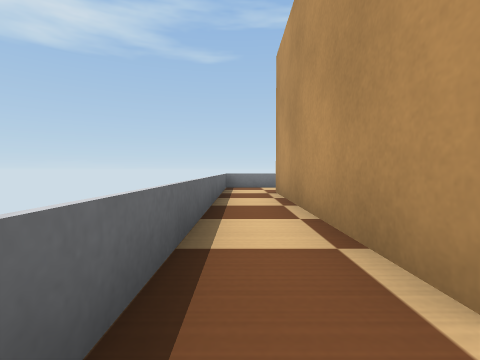
[1] (above)

20 first-person views from a walk through a Webots world. The camera is 0.12 m above the floor, tilts 2° down and sees 85° across. The floor is counted in squares, 0.2 m on a side. Each view is taken from the middle of a square. On the plan, view 1 faces up. The plan holds only what a view shows up to about 9 squares ahead; the rest is blank. Robots are left out. Webots' stock objects and surfaces are drawn as simple stand-ins.

[2]
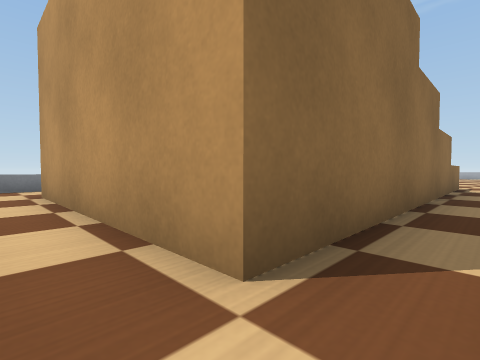

[3]
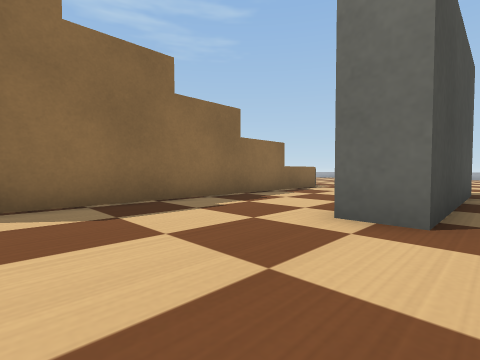

[4]
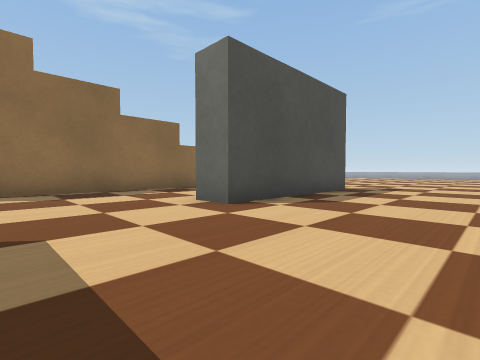

[5]
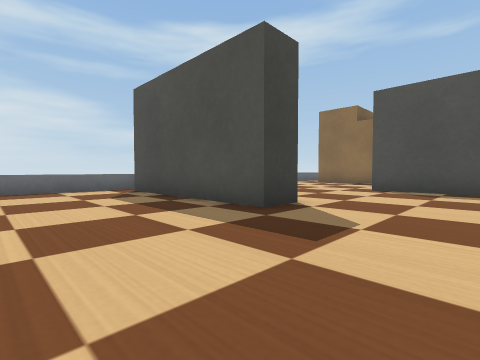

[6]
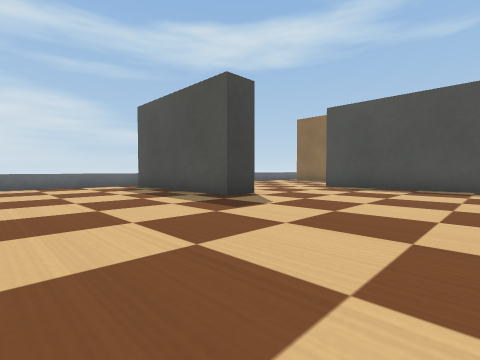

[7]
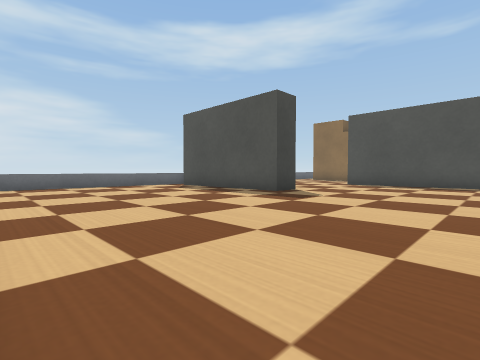

[8]
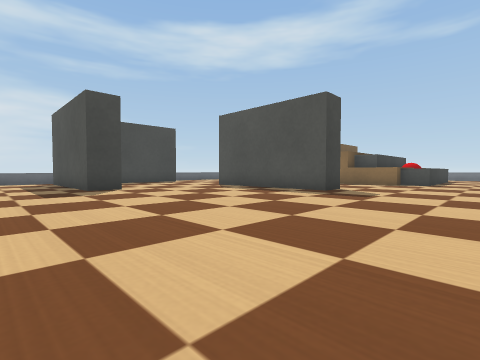

[9]
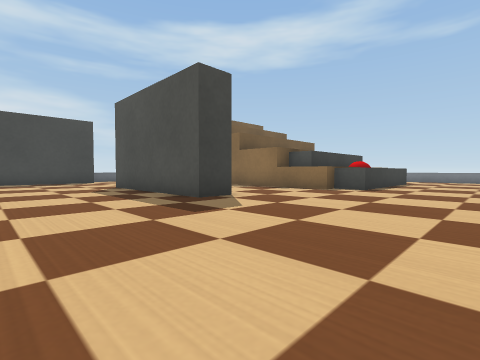

[10]
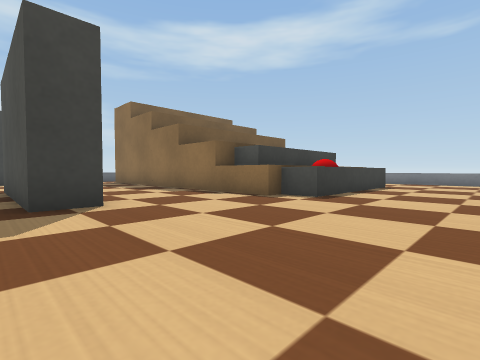

[11]
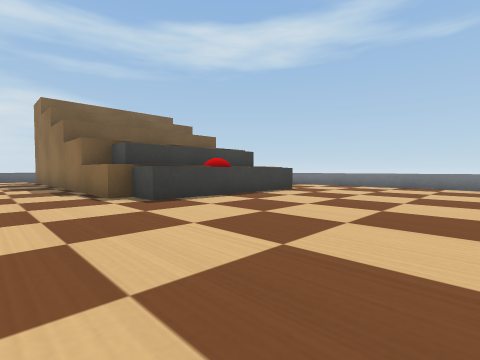

[12]
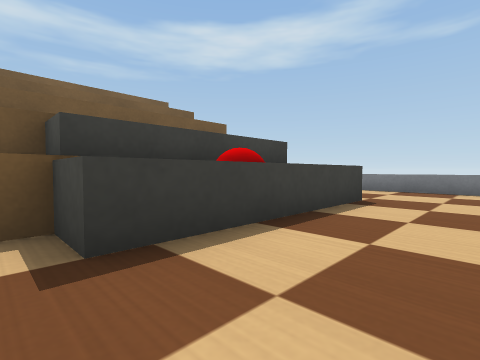

[13]
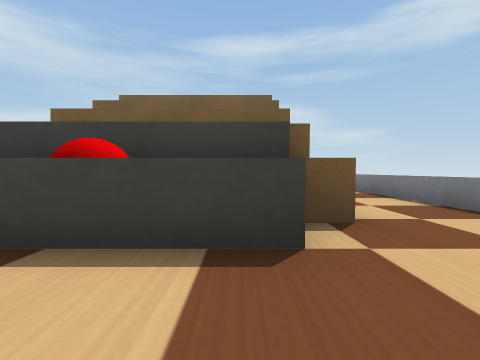

[14]
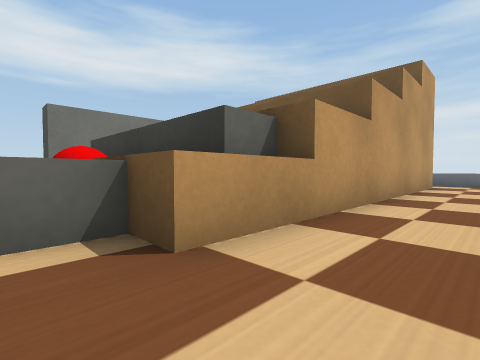

[15]
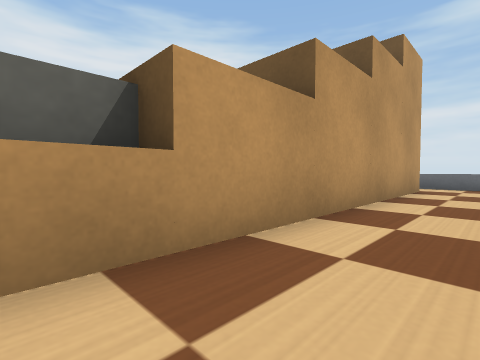

[16]
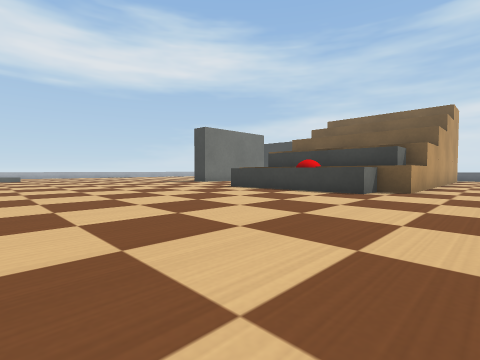

[17]
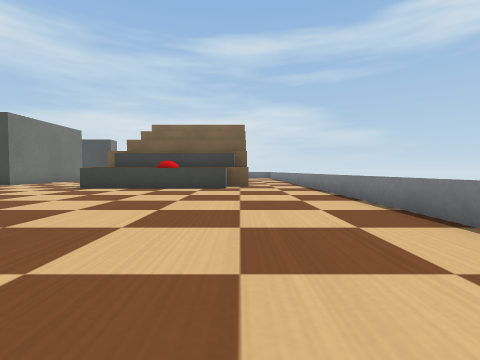

[18]
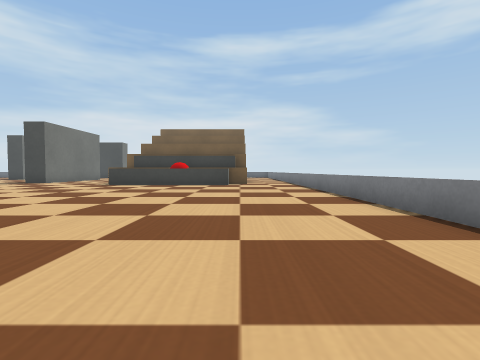

[19]
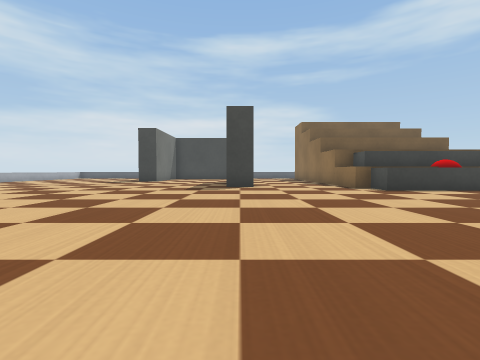

[20]
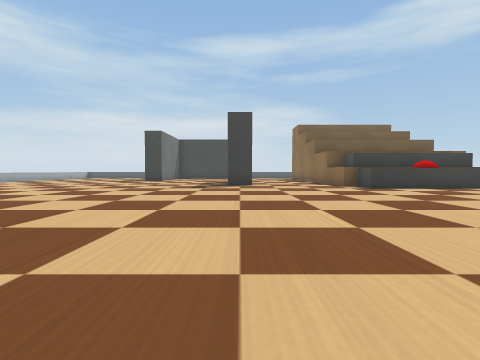

### Floor plan
Points are (right, up) in squares from view 1. A wall is a line through its corners. A room is listed if a view was taken in it or the views show most of it. See-through windows are left out.
Room 1 (views 1, 2, 3, 4, 5, 6, 7, 8, 9, 10, 11, 12, 13, 14, 15, 16, 17, 18, 19, 20)
walls: (10.2, -2.4) (10.2, -3.5) (5.2, -3.5) (5.2, -2.5); (5.3, -7.6) (5.3, -8.7) (0.2, -8.7); (11.5, 6.5) (12, 6.5) (12, 1.5) (11.5, 1.5)
low walls: (-0.5, -8.4) (-0.5, -14.6); (20.4, 9.5) (6, 9.5); (1.4, 9.5) (0.4, 9.5); (-0.5, 8.9) (-0.5, 0.5)
objects: stairs (1, 1) to (11, 7)

Positions as (right, up) in squares from view 1, and headings:
1: (0, 0), facing up
2: (0, 0), facing up-right
3: (2, -4), facing up-right
4: (2, -7), facing up-right
5: (8, -12), facing up-left
6: (10, -13), facing up-left
7: (10, -15), facing up-left
8: (14, -11), facing up-left
9: (15, -7), facing up-left
10: (15, -4), facing up-left
11: (17, -1), facing up-left
12: (14, 1), facing up-left
13: (14, 6), facing left
14: (12, 9), facing down-left
15: (10, 9), facing down-left
16: (19, 9), facing down-left
17: (21, 7), facing left
18: (23, 7), facing left
19: (20, -3), facing left
20: (21, -3), facing left
